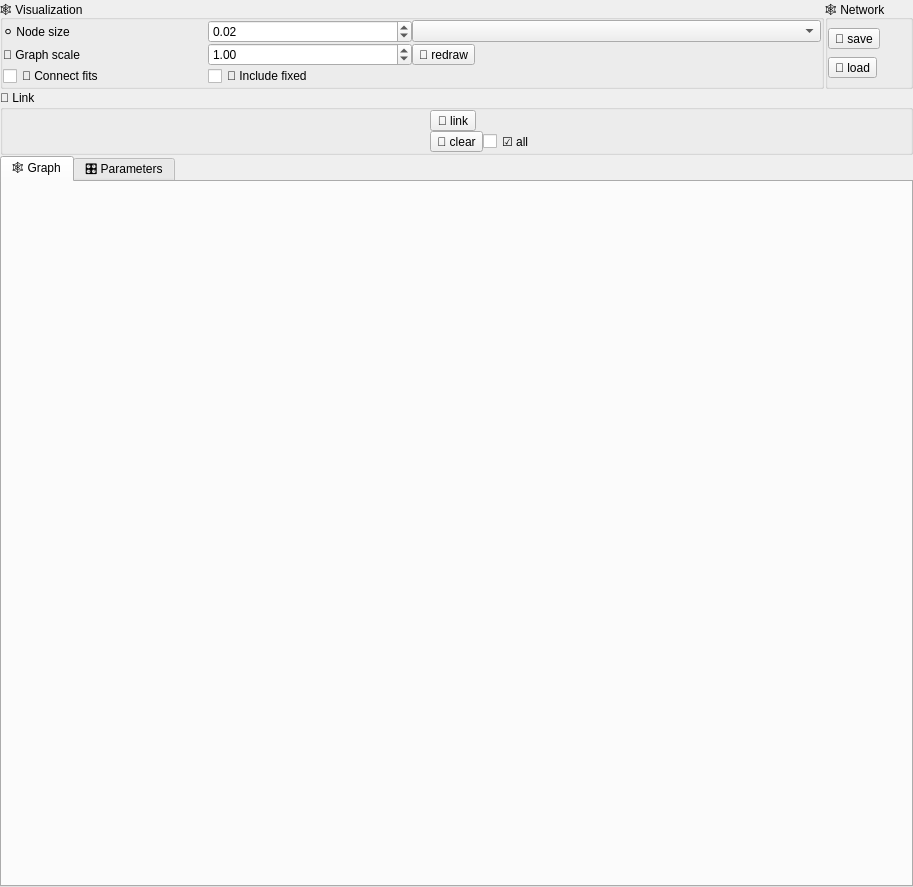
<?xml version="1.0" encoding="UTF-8"?>
<ui version="4.0">
 <class>Form</class>
 <widget class="QWidget" name="Form">
  <property name="geometry">
   <rect>
    <x>0</x>
    <y>0</y>
    <width>913</width>
    <height>887</height>
   </rect>
  </property>
  <property name="sizePolicy">
   <sizepolicy hsizetype="Minimum" vsizetype="Maximum">
    <horstretch>0</horstretch>
    <verstretch>0</verstretch>
   </sizepolicy>
  </property>
  <property name="windowTitle">
   <string>🕸️ ChiSurf Network Visualization</string>
  </property>
  <layout class="QGridLayout" name="gridLayout_3">
   <property name="leftMargin">
    <number>0</number>
   </property>
   <property name="topMargin">
    <number>0</number>
   </property>
   <property name="rightMargin">
    <number>0</number>
   </property>
   <property name="bottomMargin">
    <number>0</number>
   </property>
   <property name="spacing">
    <number>1</number>
   </property>
   <item row="0" column="0">
    <widget class="QGroupBox" name="groupBox_2">
     <property name="sizePolicy">
      <sizepolicy hsizetype="Minimum" vsizetype="Minimum">
       <horstretch>0</horstretch>
       <verstretch>0</verstretch>
      </sizepolicy>
     </property>
     <property name="title">
      <string>🕸️ Visualization</string>
     </property>
     <layout class="QGridLayout" name="gridLayout_2">
      <property name="leftMargin">
       <number>0</number>
      </property>
      <property name="topMargin">
       <number>0</number>
      </property>
      <property name="rightMargin">
       <number>0</number>
      </property>
      <property name="bottomMargin">
       <number>0</number>
      </property>
      <property name="spacing">
       <number>0</number>
      </property>
      <item row="1" column="2" colspan="2">
       <widget class="QToolButton" name="toolButton_3">
        <property name="text">
         <string>🔄 redraw</string>
        </property>
       </widget>
      </item>
      <item row="0" column="2" colspan="2">
       <widget class="QComboBox" name="comboBox_layout"/>
      </item>
      <item row="1" column="1">
       <widget class="QDoubleSpinBox" name="doubleSpinBox_2">
        <property name="minimum">
         <double>0.010000000000000</double>
        </property>
        <property name="singleStep">
         <double>0.010000000000000</double>
        </property>
        <property name="value">
         <double>1.000000000000000</double>
        </property>
       </widget>
      </item>
      <item row="1" column="0">
       <widget class="QLabel" name="label_2">
        <property name="text">
         <string>📏 Graph scale</string>
        </property>
       </widget>
      </item>
      <item row="0" column="1">
       <widget class="QDoubleSpinBox" name="doubleSpinBox">
        <property name="minimum">
         <double>0.010000000000000</double>
        </property>
        <property name="singleStep">
         <double>0.050000000000000</double>
        </property>
        <property name="value">
         <double>0.020000000000000</double>
        </property>
       </widget>
      </item>
      <item row="0" column="0">
       <widget class="QLabel" name="label">
        <property name="text">
         <string>⚪ Node size</string>
        </property>
       </widget>
      </item>
      <item row="2" column="0">
       <widget class="QCheckBox" name="checkBox_connect_fits">
        <property name="toolTip">
         <string>🔗 Connect fits is only to improve the vizual representation</string>
        </property>
        <property name="text">
         <string>🔗 Connect fits</string>
        </property>
       </widget>
      </item>
      <item row="2" column="1">
       <widget class="QCheckBox" name="checkBox_include_fixed">
        <property name="text">
         <string>📌 Include fixed</string>
        </property>
       </widget>
      </item>
     </layout>
    </widget>
   </item>
   <item row="0" column="1">
    <widget class="QGroupBox" name="groupBox_3">
     <property name="sizePolicy">
      <sizepolicy hsizetype="Fixed" vsizetype="Preferred">
       <horstretch>0</horstretch>
       <verstretch>0</verstretch>
      </sizepolicy>
     </property>
     <property name="title">
      <string>🕸️ Network</string>
     </property>
     <property name="alignment">
      <set>Qt::AlignLeading|Qt::AlignLeft|Qt::AlignTop</set>
     </property>
     <layout class="QVBoxLayout" name="verticalLayout_2">
      <property name="spacing">
       <number>0</number>
      </property>
      <property name="leftMargin">
       <number>0</number>
      </property>
      <property name="topMargin">
       <number>0</number>
      </property>
      <property name="rightMargin">
       <number>0</number>
      </property>
      <property name="bottomMargin">
       <number>0</number>
      </property>
      <item>
       <widget class="QToolButton" name="toolButton_4">
        <property name="text">
         <string>💾 save</string>
        </property>
       </widget>
      </item>
      <item>
       <widget class="QToolButton" name="toolButton_5">
        <property name="text">
         <string>📂 load</string>
        </property>
       </widget>
      </item>
     </layout>
    </widget>
   </item>
   <item row="1" column="0" colspan="2">
    <widget class="QGroupBox" name="groupBox">
     <property name="sizePolicy">
      <sizepolicy hsizetype="Minimum" vsizetype="Minimum">
       <horstretch>0</horstretch>
       <verstretch>0</verstretch>
      </sizepolicy>
     </property>
     <property name="title">
      <string>🔗 Link</string>
     </property>
     <layout class="QGridLayout" name="gridLayout">
      <property name="leftMargin">
       <number>0</number>
      </property>
      <property name="topMargin">
       <number>0</number>
      </property>
      <property name="rightMargin">
       <number>0</number>
      </property>
      <property name="bottomMargin">
       <number>0</number>
      </property>
      <property name="spacing">
       <number>0</number>
      </property>
      <item row="3" column="2">
       <widget class="QCheckBox" name="checkBox_3">
        <property name="text">
         <string>☑️ all</string>
        </property>
       </widget>
      </item>
      <item row="3" column="1">
       <widget class="QToolButton" name="toolButton_2">
        <property name="text">
         <string>🧹 clear</string>
        </property>
       </widget>
      </item>
      <item row="1" column="0" rowspan="3">
       <widget class="QWidget" name="widget" native="true">
        <layout class="QVBoxLayout" name="verticalLayout">
         <property name="spacing">
          <number>0</number>
         </property>
         <property name="leftMargin">
          <number>0</number>
         </property>
         <property name="topMargin">
          <number>0</number>
         </property>
         <property name="rightMargin">
          <number>0</number>
         </property>
         <property name="bottomMargin">
          <number>0</number>
         </property>
         <item>
          <layout class="QVBoxLayout" name="parameter_layout"/>
         </item>
        </layout>
       </widget>
      </item>
      <item row="1" column="1" colspan="2">
       <widget class="QToolButton" name="toolButton">
        <property name="text">
         <string>🔗 link</string>
        </property>
       </widget>
      </item>
     </layout>
    </widget>
   </item>
   <item row="2" column="0" colspan="2">
    <widget class="QTabWidget" name="tabWidget">
     <property name="currentIndex">
      <number>0</number>
     </property>
     <widget class="QWidget" name="graphTab">
      <attribute name="title">
       <string>🕸️ Graph</string>
      </attribute>
      <layout class="QVBoxLayout" name="graphTabLayout">
       <property name="leftMargin">
        <number>0</number>
       </property>
       <property name="topMargin">
        <number>0</number>
       </property>
       <property name="rightMargin">
        <number>0</number>
       </property>
       <property name="bottomMargin">
        <number>0</number>
       </property>
       <property name="spacing">
        <number>1</number>
       </property>
      </layout>
     </widget>
     <widget class="QWidget" name="paramsTab">
      <attribute name="title">
       <string>🎛️ Parameters</string>
      </attribute>
      <layout class="QVBoxLayout" name="paramsTabLayout">
       <property name="leftMargin">
        <number>0</number>
       </property>
       <property name="topMargin">
        <number>0</number>
       </property>
       <property name="rightMargin">
        <number>0</number>
       </property>
       <property name="bottomMargin">
        <number>0</number>
       </property>
       <property name="spacing">
        <number>1</number>
       </property>
      </layout>
     </widget>
    </widget>
   </item>
  </layout>
 </widget>
 <resources/>
 <connections/>
</ui>
